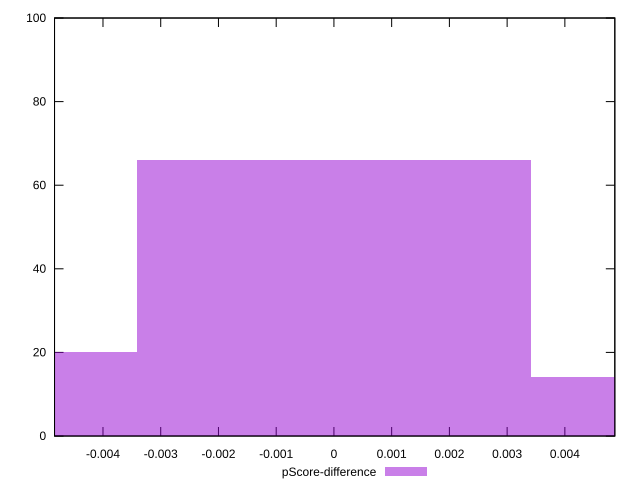

Write gnuplot code to recreate this figure.
reset

$pScoreDifference <<EOF
0 66
0.006833407232773117 14
-0.006833407232773117 20
EOF

set key outside below
set boxwidth 0.006833407232773117
set xrange [-0.004839169894824025:0.004865262658743985]
set yrange [0:100]
set trange [0:100]
set style fill transparent solid 0.5 noborder
set terminal svg size 640, 490 enhanced background rgb 'white'
set output "report_00014_2021-02-09T15:56:05.503Z/mainthread-work-breakdown/samples/pages+cached+noadtech+nomedia/pScore-difference/histogram.svg"

plot $pScoreDifference title "pScore-difference" with boxes

reset
